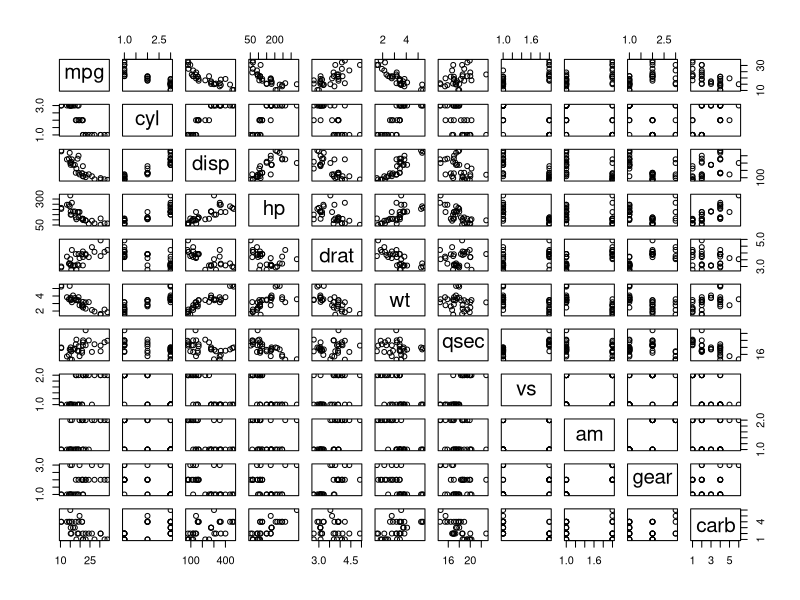
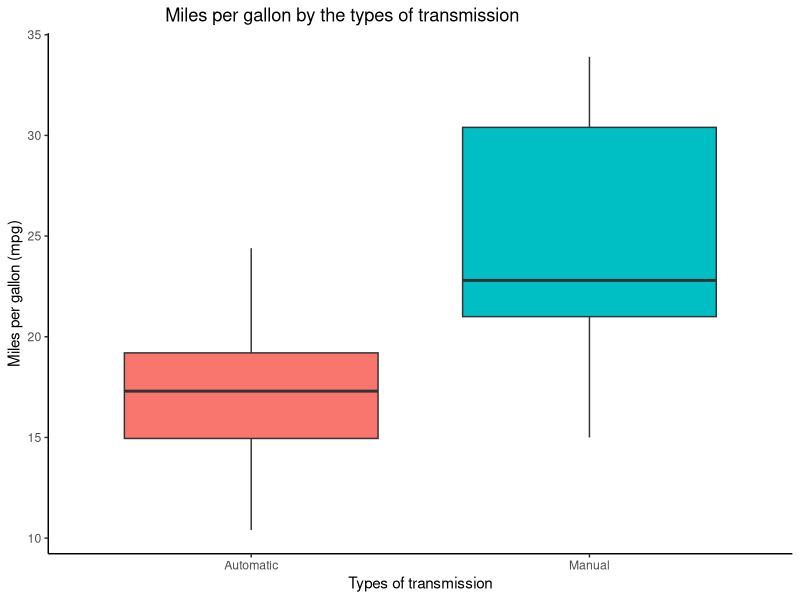
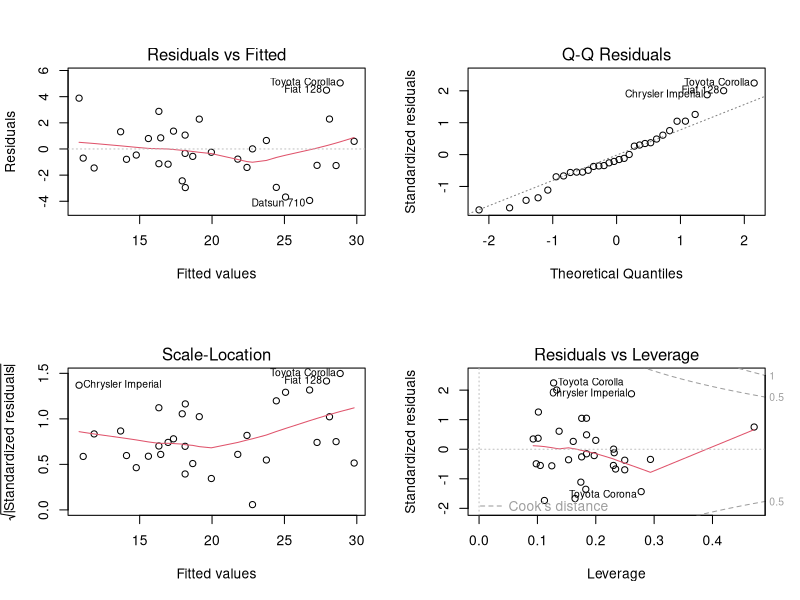

R code for these plots, in order:
## ---- chunk 1
knitr::opts_chunk$set(echo = TRUE)
## ---- chunk 2
# Load the relevant data and libraries
library(ggplot2)
library(MASS)
data(mtcars)
# Convert categorical variables to factors 
mtcars$cyl <- factor(mtcars$cyl)
mtcars$vs <- factor(mtcars$vs)
mtcars$am <- factor(mtcars$am, labels=c('Automatic','Manual'))
mtcars$gear <- factor(mtcars$gear)
mtcars$carb <- factor(mtcars$carb)
# inspect the variables in the dataset
str(mtcars)
## ---- chunk 3
pairs(mpg ~ ., data = mtcars)
## ---- chunk 4
ggplot(mtcars, aes(x = factor(am), y = mpg)) + 
  geom_boxplot(aes(fill = factor(am)), show.legend = FALSE) +
  labs(x = "Types of transmission", 
       y = "Miles per gallon (mpg)", 
       title = "Miles per gallon by the types of transmission"
       ) +
  scale_x_discrete(labels = c("Automatic","Manual")) +
  theme_classic() + 
  theme(plot.title = element_text(hjust = 0.3))
## ---- chunk 5
linearModel <- lm(mpg ~ am, data = mtcars)
summary(linearModel)
## ---- chunk 6
# Fit model
multiModel <- lm(mpg ~ ., data = mtcars)
# Select model
bestFit <- stepAIC(multiModel, direction = "both")
## ---- chunk 7
summary(bestFit)
## ---- chunk 8
confint(bestFit, "amManual", level = 0.95)
## ---- chunk 9
# Plot residuals
par(mfrow = c(2, 2))
plot(bestFit)
## ---- chunk 10
# Top 3 most influential points on slope coefficients 
influence <- dfbetas(bestFit)
head(sort(influence[,6], decreasing = TRUE), 3)
